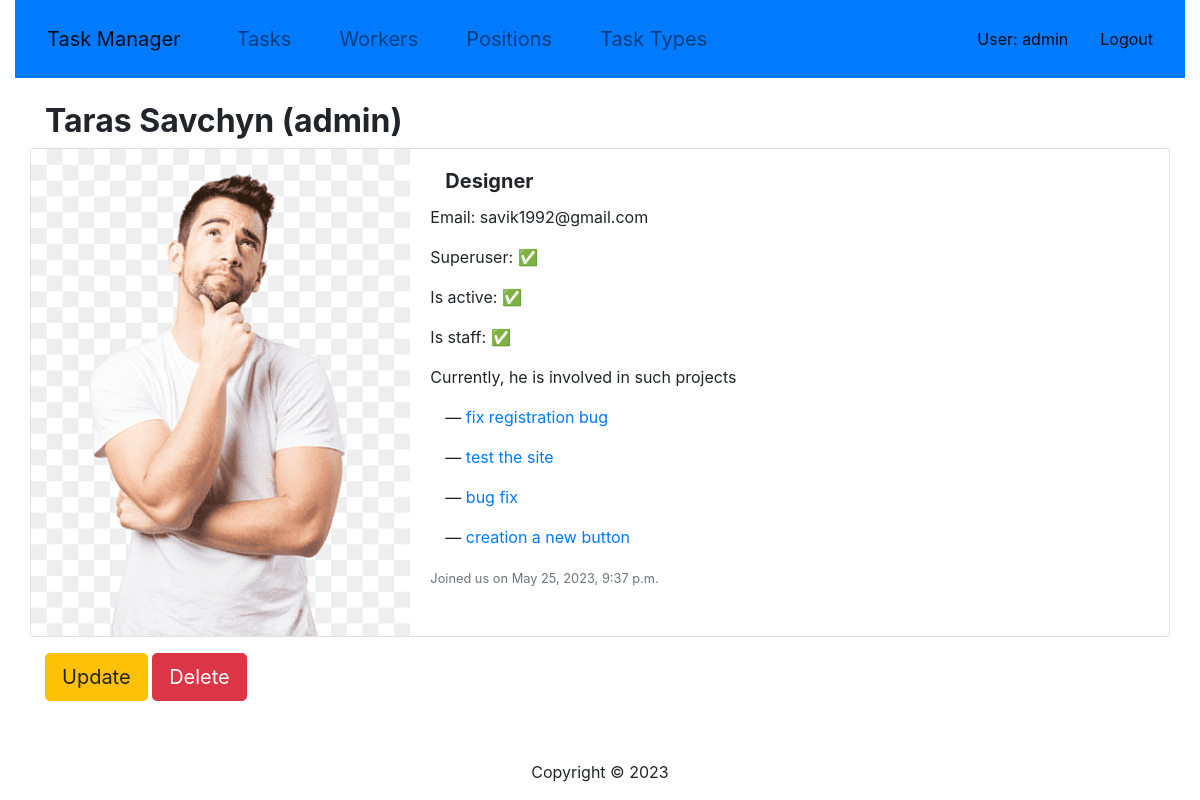
The page /workers/1/ (signed in) on the database its author committed.
### task_manager/models.py (models this page shows, shortened)
class Worker(AbstractUser):
    photo = models.ImageField(upload_to="images/%Y/%m/%d", blank=True, null=True)
    position = models.ForeignKey(
        Position, on_delete=models.CASCADE, blank=True, null=True
    )
    @property
    def photo_url(self):
        if self.photo and hasattr(self.photo, "url"):
            return self.photo.url
    class Meta:
        ordering = ["position"]
    def get_absolute_url(self):
        return reverse("task-manager:worker-detail", kwargs={"pk": self.pk})

class Position(models.Model):
    name = models.CharField(max_length=63, unique=True)
    duties = models.TextField(blank=True, null=True)
    class Meta:
        ordering = ["name"]

class Task(models.Model):
    PRIORITIES = (
        ("High", "One week"),
        ("Medium", "One month"),
        ("Low", "Three month"),
        ("Absent", "Free time"),
    )
    STATUS = (
        ("not_done", "all tasks"),
        ("in_progress", "tasks that are being worked on"),
        ("approved", "completed tasks"),
    )
    name = models.CharField(max_length=63)
    description = models.TextField(blank=True, null=True)
    deadline = models.DateField()
    is_completed = models.BooleanField(default=False)
    priority = models.CharField(max_length=63, choices=PRIORITIES)
    task_type = models.ForeignKey(TaskType, on_delete=models.CASCADE)
    assignees = models.ManyToManyField(Worker)
    status = models.CharField(max_length=63, choices=STATUS, null=True, blank=True)
    class Meta:
        ordering = ["priority"]

### task_manager/views.py (the view)
# urls.py: path("workers/<int:pk>/", WorkerDetailView.as_view(), name="worker-detail"),
class WorkerDetailView(LoginRequiredMixin, generic.DetailView):
    model = Worker

### templates/task_manager/worker_detail.html
{% extends "base.html" %}
{% block content %}
  <br>
    <h2 class="container"><strong>{{ worker.first_name }} {{ worker.last_name }} ({{ worker.username }})</strong></h2>
  <div class="card mb-3 container" style="padding: 0">
  <div class="row no-gutters">
    <div class="col-md-4">
       <img src="{{ worker.photo_url|default_if_none:'#' }}" alt="{{ worker.username }}" class="container" style="padding: 0"/>
    </div>
    <div class="col-md-8">
      <div class="card-body">
        <h5 class="card-title container"><strong>{{ worker.position.name }}</strong></h5>
        <p class="card-text">Email: {{ worker.email }}</p>
        <p class="card-text">Superuser: {% if  worker.is_superuser %} ✅ {% else %} ❌ {% endif %}</p>
        <p class="card-text">Is active: {% if  worker.is_active %} ✅ {% else %} ❌ {% endif %}</p>
        <p class="card-text">Is staff: {% if  worker.is_staff %} ✅ {% else %} ❌ {% endif %}</p>
  {% if worker.task_set.all %}
          <p class="card-text">Currently, he is involved in such projects </p>
        {% for task in worker.task_set.all %}
          <p class="card-text container">— <a href="{% url "task-manager:task-detail" pk=task.pk %}">{{ task.name }}</a></p>
        {% endfor %}
    {% else %}
          <p class="card-text container">As of this moment, the worker has no task.</p>
    {% endif %}
      <p class="card-text"><small class="text-muted">Joined us on {{ worker.date_joined }}</small></p>
      </div>
    </div>
  </div>
</div>
  <div class="container">
    <a class="btn btn-warning btn-lg" href="{% url "task_manager:worker-update" pk=worker.pk %}">Update</a>
    <a class="btn btn-danger btn-lg" href="{% url "task_manager:worker-delete" pk=worker.pk %}">Delete</a>
  </div>
{% endblock %}

### templates/base.html (shortened to what this page needs)
<!DOCTYPE html>
<html lang="en">
<head>
  <link rel="stylesheet"
      href="https://cdn.jsdelivr.net/npm/bootstrap@4.5.3/dist/css/bootstrap.min.css"
>
  {% load static %}
  <link rel="stylesheet" href="{% static 'css/styles.css' %}">
</head>
<body>
  <div class="container-fluid">
    <div class="row">
      <div class="col-sm-12">
        {% block sidebar %}
          {% include "includes/sidebar.html" %}
        {% endblock %}
      </div>
      <div class="col-sm-12 ">
        {% block content %}
        {% endblock %}
      </div>
    </div>
  </div>
  {% block footer %}
    <footer class="container-fluid">
      <p></p><p>Copyright © 2023</p>
    </footer>
  {% endblock %}
</body>
</html>

### templates/includes/sidebar.html (shortened to what this page needs)
<nav class="navbar navbar-expand-lg navbar-light bg-primary active">
  <a class="navbar-brand btn-lg" href="{% url "task-manager:index" %}">Task Manager</a>
  <div class="collapse navbar-collapse" id="navbarText">
    <ul class="navbar-nav mr-auto">
      <li class="nav-item btn-lg ">
        <a class="nav-link" href="{% url "task-manager:task-list" %}">Tasks</a>
      </li>
      <li class="nav-item btn-lg ">
        <a class="nav-link" href="{% url "task-manager:worker-list" %}">Workers</a>
      </li>
      <li class="nav-item btn-lg ">
        <a class="nav-link" href="{% url "task-manager:position-list" %}">Positions</a>
      </li>
      <li class="nav-item btn-lg ">
        <a class="nav-link" href="{% url "task-manager:task-type-list" %}">Task Types</a>
      </li>
    </ul>
    {% if user.is_authenticated %}
      <span class="navbar-text">
        <a class="nav-link" href="{{ user.get_absolute_url }}">User: {{ user.get_username }}</a>
      </span>
      <span class="navbar-text">
        <a class="nav-link" href="{% url 'logout'%}?next={{request.path}}">Logout</a>
      </span>
      {% endif %}
  </div>
</nav>

### templates/includes/pagination.html (shortened to what this page needs)
{% load query_transform %}

### static/css/styles.css (style rules this page uses)
* { box-sizing: border-box; }
body { margin: 0; display: flex; align-items: center; justify-content: center; height: max-content; }
a { text-decoration: none; }
footer { position: fixed; left: 0; bottom: 0; text-align: center; }

### rows shown on the page
Worker: get_username "admin", first_name "Taras", last_name "Savchyn", username "admin", photo_url (picture), position.name "Designer", email "savik1992@gmail.com", date_joined "May 25, 2023, 9:37 p.m."
Task: name "fix registration bug"
Task: name "test the site"
Task: name "bug fix"
Task: name "creation a new button"
